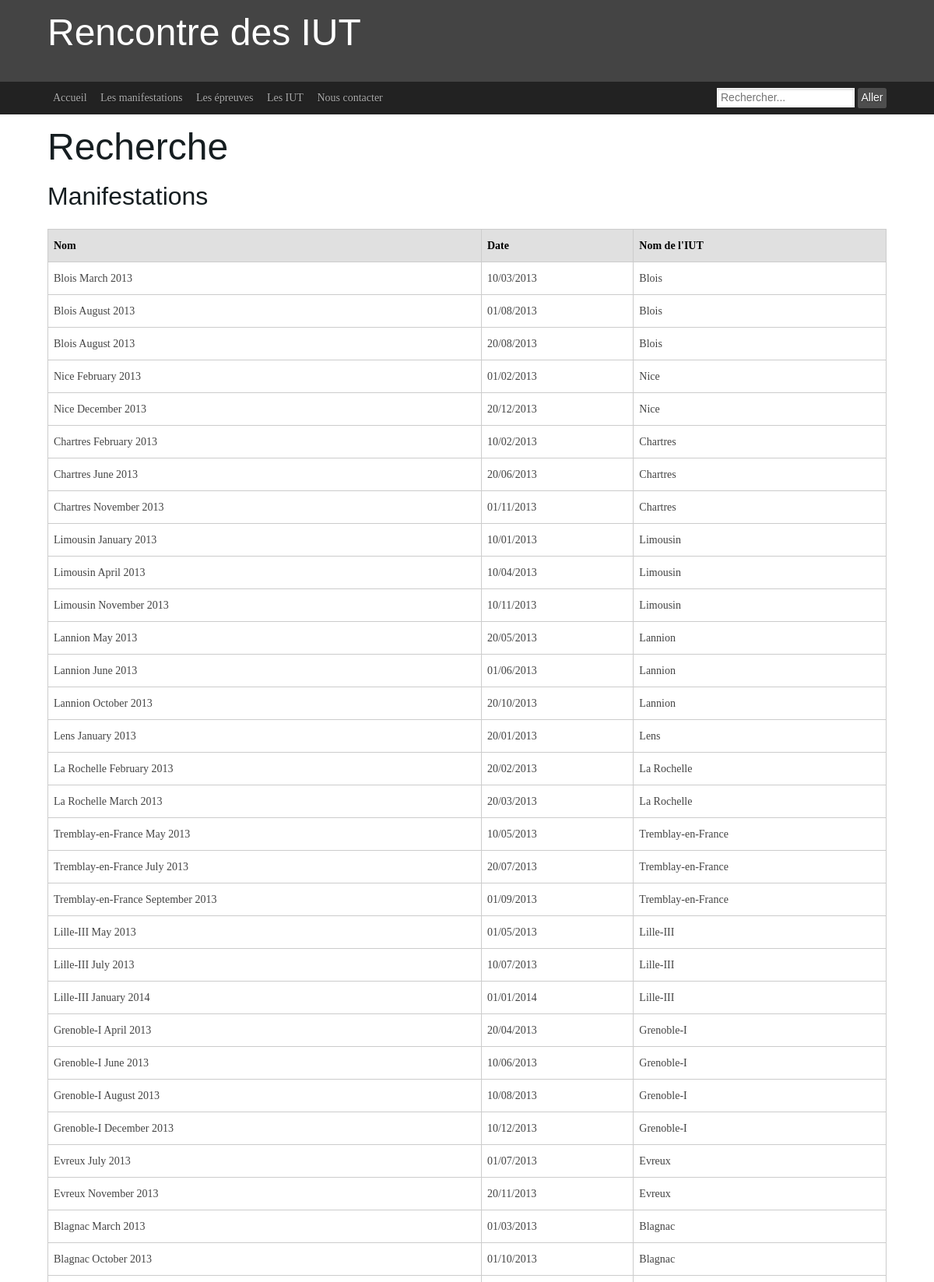
Page /recherche.php (upper part) on the committed database.
### tables this page shows
create table manifestation (
numMan int(5) not null auto_increment,
nomMan varchar(80),
dateMan date,
noIut int(5) not null,
primary key (numMan),
foreign key (noIut) references iut(noIut) on update cascade on delete cascade
);

create table iut (
noIut int(5) not null auto_increment,
nomIut varchar(80),
adresse varchar(80),
nbEtudiants int(5),
primary key (noIut)
);

### include/queryUtil.php (called while the page is built, shortened)
<?php
function query($query) {
    $bdd = mysqli_connect('aquassaut.pwnz.org','proje','tbdd','projet');
    $result = mysqli_query($bdd, $query);
    $array_sultat = [];
    $compteur = 0;
    while($row = $result->fetch_row()) {
        $array_sultat[$compteur] = $row;
        $compteur += 1;
    }
    return $array_sultat;
}
?>

### view/rechercheView.php (called while the page is built, shortened)
<?php
require_once "include/queryUtil.php";
function searchInManif($string2search)
{
    $q = 'select numMan, nomMan, date_format(dateMan, "%d/%m/%Y"), nomIut
          from manifestation as m
          inner join iut i on m.noIut = i.noIut
          where nomMan like "%'.$string2search.'%"
          or dateMan like "%'.$string2search.'%"
          or nomIUT like "%'.$string2search.'%";';
    return query($q);
}
?>

### recherche.php (the view, shortened to what this page needs)
<?php
require_once "include/pageTemplate.php";
require_once "view/rechercheView.php";
function printSearchManif($string2search)
{
    $manifs = searchInManif($string2search);
    echo('<h2>Manifestations</h2>');
    echo('
                    <article class="ym-content">
                        <table class="bordertable">
                            <thead>
                                <tr>
                                    <th>Nom</th>
                                    <th>Date</th>
                                    <th>Nom de l\'IUT</th>
                                </tr>
                            </thead>
                            <tbody>
    ');
    foreach($manifs as $manif) {
        echo('
                                <tr>
                                    <td>'.$manif[1].'</td>
                                    <td>'.$manif[2].'</td>
                                    <td>'.$manif[3].'</td>
                                </tr>
        ');
    }
    echo('
                            </tbody>
                        </table>
                    </article>
    ');
}
$string2search = "";
printSearchManif($string2search);
?>

### rows in the picture
manifestation: nomMan "Blois March 2013", manif "10/03/2013", noIut.nomIut "Blois"
manifestation: nomMan "Blois August 2013", manif "01/08/2013", noIut.nomIut "Blois"
manifestation: nomMan "Blois August 2013", manif "20/08/2013", noIut.nomIut "Blois"
manifestation: nomMan "Nice February 2013", manif "01/02/2013", noIut.nomIut "Nice"
manifestation: nomMan "Nice December 2013", manif "20/12/2013", noIut.nomIut "Nice"
manifestation: nomMan "Chartres February 2013", manif "10/02/2013", noIut.nomIut "Chartres"
manifestation: nomMan "Chartres June 2013", manif "20/06/2013", noIut.nomIut "Chartres"
manifestation: nomMan "Chartres November 2013", manif "01/11/2013", noIut.nomIut "Chartres"
manifestation: nomMan "Limousin January 2013", manif "10/01/2013", noIut.nomIut "Limousin"
manifestation: nomMan "Limousin April 2013", manif "10/04/2013", noIut.nomIut "Limousin"
manifestation: nomMan "Limousin November 2013", manif "10/11/2013", noIut.nomIut "Limousin"
manifestation: nomMan "Lannion May 2013", manif "20/05/2013", noIut.nomIut "Lannion"
manifestation: nomMan "Lannion June 2013", manif "01/06/2013", noIut.nomIut "Lannion"
manifestation: nomMan "Lannion October 2013", manif "20/10/2013", noIut.nomIut "Lannion"
manifestation: nomMan "Lens January 2013", manif "20/01/2013", noIut.nomIut "Lens"
manifestation: nomMan "La Rochelle February 2013", manif "20/02/2013", noIut.nomIut "La Rochelle"
manifestation: nomMan "La Rochelle March 2013", manif "20/03/2013", noIut.nomIut "La Rochelle"
manifestation: nomMan "Tremblay-en-France May 2013", manif "10/05/2013", noIut.nomIut "Tremblay-en-France"
manifestation: nomMan "Tremblay-en-France July 2013", manif "20/07/2013", noIut.nomIut "Tremblay-en-France"
manifestation: nomMan "Tremblay-en-France September 2013", manif "01/09/2013", noIut.nomIut "Tremblay-en-France"
manifestation: nomMan "Lille-III May 2013", manif "01/05/2013", noIut.nomIut "Lille-III"
manifestation: nomMan "Lille-III July 2013", manif "10/07/2013", noIut.nomIut "Lille-III"
manifestation: nomMan "Lille-III January 2014", manif "01/01/2014", noIut.nomIut "Lille-III"
manifestation: nomMan "Grenoble-I April 2013", manif "20/04/2013", noIut.nomIut "Grenoble-I"
manifestation: nomMan "Grenoble-I June 2013", manif "10/06/2013", noIut.nomIut "Grenoble-I"
manifestation: nomMan "Grenoble-I August 2013", manif "10/08/2013", noIut.nomIut "Grenoble-I"
manifestation: nomMan "Grenoble-I December 2013", manif "10/12/2013", noIut.nomIut "Grenoble-I"
manifestation: nomMan "Evreux July 2013", manif "01/07/2013", noIut.nomIut "Evreux"
manifestation: nomMan "Evreux November 2013", manif "20/11/2013", noIut.nomIut "Evreux"
manifestation: nomMan "Blagnac March 2013", manif "01/03/2013", noIut.nomIut "Blagnac"
manifestation: nomMan "Blagnac October 2013", manif "01/10/2013", noIut.nomIut "Blagnac"

### other values in the picture
$page[1] "Accueil"
$page[1] "Les manifestations"
$page[1] "Les épreuves"
$page[1] "Les IUT"
$page[1] "Nous contacter"
$title "Recherche"
